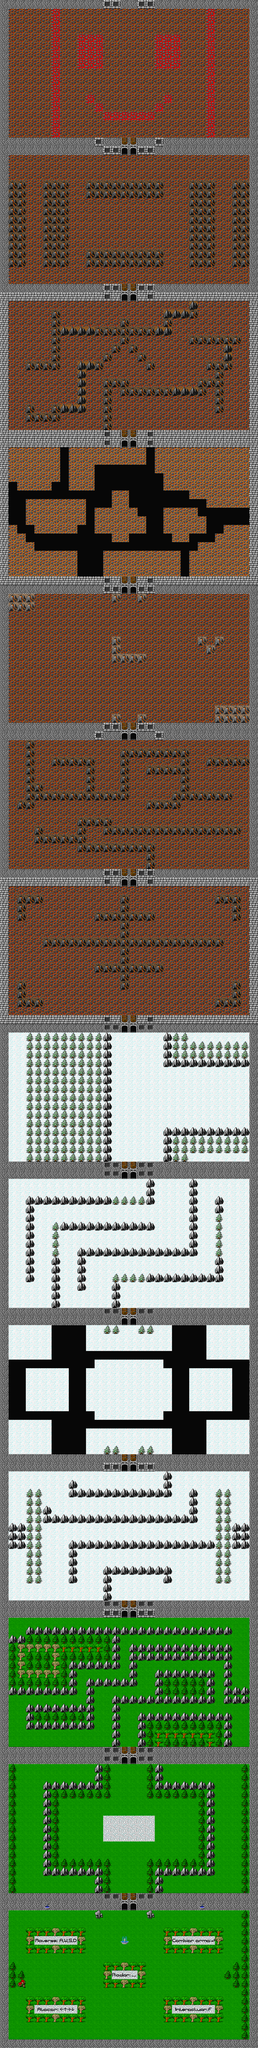

A level layout from a 2D game, rendered from its tile map. Below: a short description, then the map file with tile-grid data replaced by summaries:
An orthogonal 30x238 tile map with 64x64 px tiles, 1 tile layer (Capa de Patrones 1) and 269 objects.

<map version="1.0" orientation="orthogonal" renderorder="right-down" width="30" height="238" tilewidth="64" tileheight="64" nextobjectid="775">
 <tileset firstgid="1" name="THIS" tilewidth="64" tileheight="64" tilecount="506">
  <image source="THIS.png" width="1472" height="1408" />
 </tileset>
 <layer name="Capa de Patrones 1" width="30" height="238">
  <data>[7140 cells, 7140 non-empty, 50 distinct tile ids]</data>
 </layer>
 <objectgroup name="muros">
  <!-- 231 objects omitted --></objectgroup>
 <objectgroup name="puertas">
  <!-- 14 objects omitted --></objectgroup>
 <objectgroup name="enemys">
  <!-- 24 objects omitted --></objectgroup>
</map>
<!-- 269 of 269 objects omitted -->
